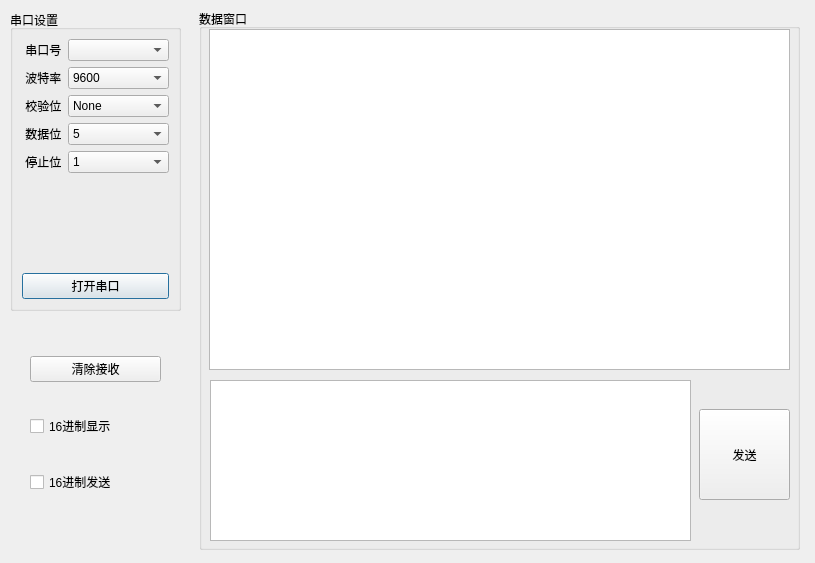
<?xml version="1.0" encoding="UTF-8"?>
<ui version="4.0">
 <class>Dialog</class>
 <widget class="QDialog" name="Dialog">
  <property name="geometry">
   <rect>
    <x>0</x>
    <y>0</y>
    <width>815</width>
    <height>563</height>
   </rect>
  </property>
  <property name="windowTitle">
   <string>串口助手</string>
  </property>
  <widget class="QGroupBox" name="groupBox">
   <property name="geometry">
    <rect>
     <x>10</x>
     <y>10</y>
     <width>171</width>
     <height>301</height>
    </rect>
   </property>
   <property name="title">
    <string>串口设置</string>
   </property>
   <layout class="QFormLayout" name="formLayout">
    <item row="0" column="0">
     <widget class="QLabel" name="label">
      <property name="text">
       <string> 串口号</string>
      </property>
     </widget>
    </item>
    <item row="0" column="1">
     <widget class="QComboBox" name="cboxSerialPort"/>
    </item>
    <item row="1" column="0">
     <widget class="QLabel" name="label_2">
      <property name="text">
       <string> 波特率</string>
      </property>
     </widget>
    </item>
    <item row="1" column="1">
     <widget class="QComboBox" name="cboxBaudrate">
      <item>
       <property name="text">
        <string>9600</string>
       </property>
      </item>
      <item>
       <property name="text">
        <string>19200</string>
       </property>
      </item>
      <item>
       <property name="text">
        <string>115200</string>
       </property>
      </item>
     </widget>
    </item>
    <item row="2" column="0">
     <widget class="QLabel" name="label_3">
      <property name="text">
       <string> 校验位</string>
      </property>
     </widget>
    </item>
    <item row="2" column="1">
     <widget class="QComboBox" name="cboxParity">
      <item>
       <property name="text">
        <string>None</string>
       </property>
      </item>
      <item>
       <property name="text">
        <string>Odd</string>
       </property>
      </item>
      <item>
       <property name="text">
        <string>Even</string>
       </property>
      </item>
      <item>
       <property name="text">
        <string>Mark</string>
       </property>
      </item>
      <item>
       <property name="text">
        <string>Space</string>
       </property>
      </item>
     </widget>
    </item>
    <item row="3" column="0">
     <widget class="QLabel" name="label_4">
      <property name="text">
       <string> 数据位</string>
      </property>
     </widget>
    </item>
    <item row="3" column="1">
     <widget class="QComboBox" name="cboxDataBits">
      <item>
       <property name="text">
        <string>5</string>
       </property>
      </item>
      <item>
       <property name="text">
        <string>6</string>
       </property>
      </item>
      <item>
       <property name="text">
        <string>7</string>
       </property>
      </item>
      <item>
       <property name="text">
        <string>8</string>
       </property>
      </item>
     </widget>
    </item>
    <item row="4" column="0">
     <widget class="QLabel" name="label_5">
      <property name="text">
       <string> 停止位</string>
      </property>
     </widget>
    </item>
    <item row="4" column="1">
     <widget class="QComboBox" name="cboxStopBits">
      <item>
       <property name="text">
        <string>1</string>
       </property>
      </item>
      <item>
       <property name="text">
        <string>1.5</string>
       </property>
      </item>
      <item>
       <property name="text">
        <string>2</string>
       </property>
      </item>
     </widget>
    </item>
    <item row="6" column="0" colspan="2">
     <widget class="QPushButton" name="btnOpen">
      <property name="text">
       <string>打开串口</string>
      </property>
     </widget>
    </item>
    <item row="5" column="0">
     <spacer name="verticalSpacer">
      <property name="orientation">
       <enum>Qt::Vertical</enum>
      </property>
      <property name="sizeHint" stdset="0">
       <size>
        <width>17</width>
        <height>131</height>
       </size>
      </property>
     </spacer>
    </item>
   </layout>
  </widget>
  <widget class="QGroupBox" name="groupBox_2">
   <property name="geometry">
    <rect>
     <x>199</x>
     <y>9</y>
     <width>601</width>
     <height>541</height>
    </rect>
   </property>
   <property name="title">
    <string>数据窗口</string>
   </property>
   <widget class="QTextEdit" name="textEditReceiver">
    <property name="geometry">
     <rect>
      <x>10</x>
      <y>20</y>
      <width>581</width>
      <height>341</height>
     </rect>
    </property>
   </widget>
   <widget class="QTextEdit" name="textEditSend">
    <property name="geometry">
     <rect>
      <x>11</x>
      <y>371</y>
      <width>481</width>
      <height>161</height>
     </rect>
    </property>
   </widget>
   <widget class="QPushButton" name="btnSend">
    <property name="geometry">
     <rect>
      <x>500</x>
      <y>400</y>
      <width>91</width>
      <height>91</height>
     </rect>
    </property>
    <property name="text">
     <string>发送</string>
    </property>
   </widget>
  </widget>
  <widget class="QWidget" name="">
   <property name="geometry">
    <rect>
     <x>30</x>
     <y>330</y>
     <width>131</width>
     <height>191</height>
    </rect>
   </property>
   <layout class="QVBoxLayout" name="verticalLayout">
    <item>
     <widget class="QPushButton" name="btnClean">
      <property name="text">
       <string>清除接收</string>
      </property>
     </widget>
    </item>
    <item>
     <widget class="QCheckBox" name="hexReceive">
      <property name="text">
       <string>16进制显示</string>
      </property>
     </widget>
    </item>
    <item>
     <widget class="QCheckBox" name="hexSend">
      <property name="text">
       <string>16进制发送</string>
      </property>
     </widget>
    </item>
   </layout>
  </widget>
 </widget>
 <resources/>
 <connections/>
</ui>
